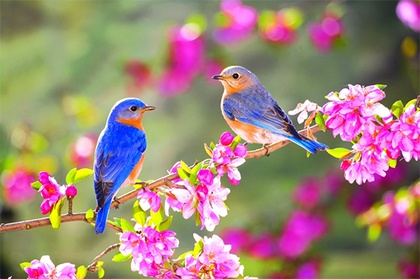
%> input picture bilgisayarli-gorme/bölüm-4_matlab/kuslar.jpg, 420 x 279 px, shrunk from 567 x 377 before the run
$ octave example_04_rotate.m   (GNU Octave 9; MATLAB toolbox functions it lacks are replaced by stand-ins)
%> lines starting %> are read from the running program, lines starting %| are printed output that depends on the picture
clc;
clear all;
kus_rgb=imread('kuslar.jpg');
%> kus_rgb is the input picture: size 279x420x3 uint8; mean R, G, B 158.2, 132.4, 120.9
kus_gray=rgb2gray(kus_rgb);
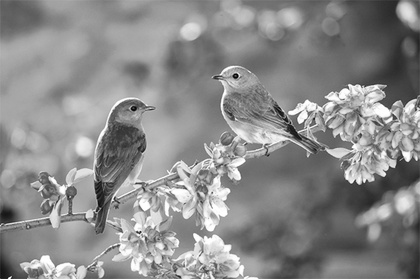
%> kus_gray: size 279x420 uint8; min 4, max 255, mean 138.8
[m n]=size(kus_gray);
%> m = 279; n = 420
kus_2=zeros(m,n);
kus_2=im2uint8(kus_2);
x0=n/2;
%> x0 = 210
y0=m/2;
%> y0 = 139.5
aci=45;
for i=1:m
   for j=1:n
       x1=j;
       y1=i;
       x2=floor((x1-x0)*cosd(aci)-(y1-y0)*sind(aci)+x0);
       y2=floor((x1-x0)*sind(aci)+(y1-y0)*cosd(aci)+y0);
       if x2>0 && x2<n && y2>0 && y2<m
            kus_2(y2,x2)=kus_gray(i,j);
       end
   end
end
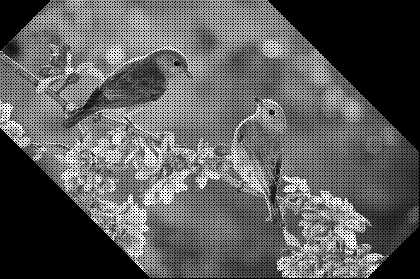
%> kus_2: size 279x420 uint8; min 0, max 255, mean 92.1

kus_3=imrotate(kus_gray,-45,'bilinear');
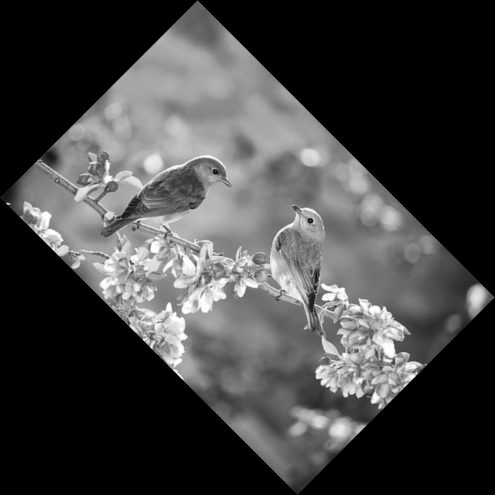
%> kus_3: size 495x495 uint8; min 0, max 255, mean 66.4
figure(1);
subplot(1,3,1); imshow(kus_gray); title('Orjinal');
subplot(1,3,2); imshow(kus_2); title('D鰊d黵me');
subplot(1,3,3); imshow(kus_3); title('Bilineer');
